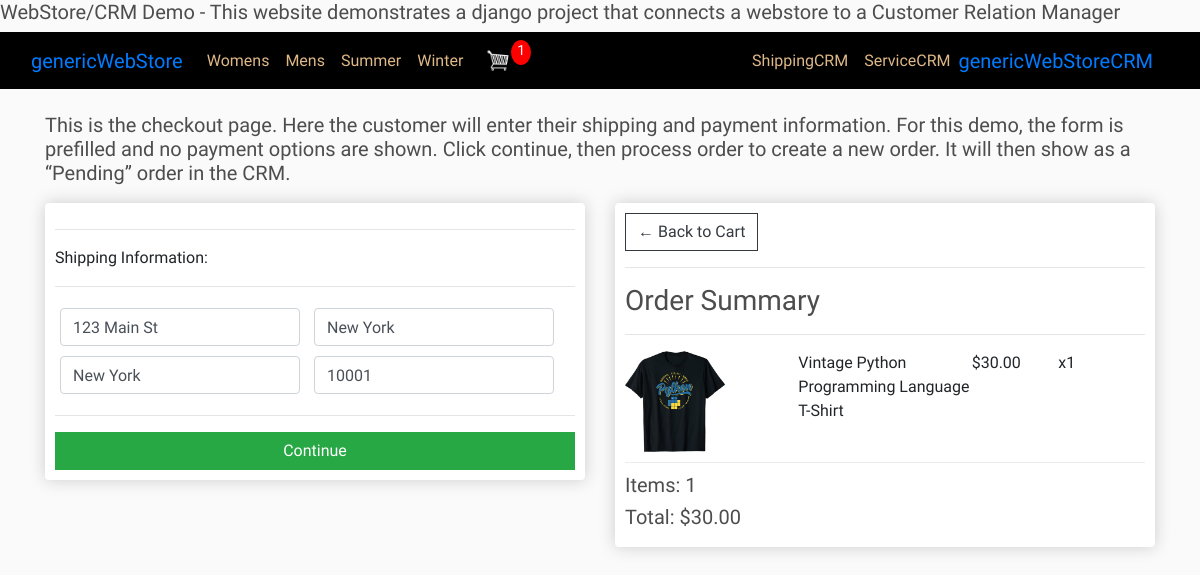
The app's page /checkout/ (signed in) with its own data.
### store/models.py (models this page shows, shortened)
class OrderItem(models.Model):
	product = models.ForeignKey(Product, on_delete=models.SET_NULL, null=True)
	order = models.ForeignKey(Order, on_delete=models.SET_NULL, null=True)
	quantity = models.IntegerField(default=0, null=True, blank=True)
	date_added = models.DateTimeField(auto_now_add=True)
	@property
	def get_total(self):
		total = self.product.price * self.quantity
		return total

class Product(models.Model):
	sCATEGORY = (
			('Summer', 'Summer'),
			('Winter', 'Winter'),
			)
	gCATEGORY = (
			('Womens', 'Womens'),
			('Mens', 'Mens'),
			)
	LOCATION = (
			('001','001'),
			('002','002'),
			('003','003'),
			('004','004'),
			('005','005'),
			('006','006'),
			('007','007'),
			)
	name = models.CharField(max_length=200)
	description = models.CharField(max_length=200, null=True, blank=True)
	genderCategory = models.CharField(max_length=200, null=True, choices=gCATEGORY)
	seasonCategory = models.CharField(max_length=200, null=True, choices=sCATEGORY)
	price = models.FloatField()
	slPrice = models.FloatField(null=True, blank=True)
	lwstPrice = models.FloatField(null=True, blank=True)
	cost = models.FloatField(null=True, blank=True)
	location = models.CharField(max_length=200, null=True, choices=LOCATION)
	mnfDscptn = models.TextField(null=True, blank=True)
	mnfBrCd = models.CharField(max_length=200, default=False)
	digital = models.BooleanField(default=False,null=True, blank=True)
	image = models.ImageField(null=True, blank=True)
	image2 = models.ImageField(null=True, blank=True)
	image3 = models.ImageField(null=True, blank=True)
	date_created = models.DateTimeField(auto_now_add=True, null=True)
	tags = models.ManyToManyField(Tag)
	newItem = models.BooleanField(default=False,null=True, blank=True)
	whatsHot = models.BooleanField(default=False,null=True, blank=True)
	promo = models.BooleanField(default=False,null=True, blank=True)
	@property
	def imageURL(self):
		try:
			url = self.image.url
		except:
			url = ''
		return url

class Order(models.Model):
	customer = models.ForeignKey(Customer, on_delete=models.SET_NULL, null=True, blank=True)
	date_ordered = models.DateTimeField(auto_now_add=True)
	complete = models.BooleanField(default=False)
	transaction_id = models.CharField(max_length=100, null=True)
	@property
	def shipping(self):
		shipping = False
		orderitems = self.orderitem_set.all()
		for i in orderitems:
			if i.product.digital == False:
				shipping = True
		return shipping
	@property
	def get_cart_total(self):
		orderitems = self.orderitem_set.all()
		total = sum([item.get_total for item in orderitems])
		return total
	@property
	def get_cart_items(self):
		orderitems = self.orderitem_set.all()
		total = sum([item.quantity for item in orderitems])
		return total

### store/views.py (the view)
# urls.py: path('checkout/', views.checkout, name="checkout"),
def checkout(request):
	data = cartData(request)
	cartItems = data['cartItems']
	order = data['order']
	items = data['items']
	context = {'items':items, 'order':order, 'cartItems':cartItems}
	return render(request, 'store/checkout.html', context)

### store/utils.py (called while the page is built)
def cartData(request):
	if request.user.is_authenticated:
		customer = request.user.customer
		order, created = Order.objects.get_or_create(customer=customer, complete=False)
		items = order.orderitem_set.all()
		cartItems = order.get_cart_items
	else:
		cookieData = cookieCart(request)
		cartItems = cookieData['cartItems']
		order = cookieData['order']
		items = cookieData['items']
	return {'cartItems':cartItems ,'order':order, 'items':items}

### store/templates/store/checkout.html (shortened to what this page needs)
{% extends 'store/main.html' %}
{% load static %}
{% block content %}
<h5>This is the checkout page.  Here the customer will enter their shipping and payment information.  For this demo, the form is prefilled and no payment options are shown.  Click continue, then process order to create a new order.  It will then show as a “Pending” order in the CRM.
</h5>
     <div class="row">
		<div class="col-lg-6">
			<div class="box-element" id="form-wrapper">
				<form id="form">
					<div id="shipping-info">
						<hr>
						<p>Shipping Information:</p>
						<hr>
						<div class="form-field">
							<input class="form-control" type="text" name="address" value="123 Main St">
						</div>
						<div class="form-field">
							<input class="form-control" type="text" name="city" value="New York">
						</div>
						<div class="form-field">
							<input class="form-control" type="text" name="state" value="New York">
						</div>
						<div class="form-field">
							<input class="form-control" type="text" name="zipcode" value="10001">
						</div>
					</div>
					<hr>
					<input id="form-button" class="btn btn-success btn-block" type="submit" value="Continue">
				</form>
			</div>
			<br>
		</div>
		<div class="col-lg-6">
			<div class="box-element">
				<a  class="btn btn-outline-dark" href="{% url 'cart' %}">&#x2190; Back to Cart</a>
				<hr>
				<h3>Order Summary</h3>
				<hr>
				{% for item in items %}
				<div class="cart-row">
					<div style="flex:2"><img class="row-image" src="{{item.product.imageURL}}"></div>
					<div style="flex:2"><p>{{item.product.name}}</p></div>
					<div style="flex:1"><p>${{item.product.price|floatformat:2}}</p></div>
					<div style="flex:1"><p>x{{item.quantity}}</p></div>
				</div>
				{% endfor %}
				<h5>Items:   {{order.get_cart_items}}</h5>
				<h5>Total:   ${{order.get_cart_total|floatformat:2}}</h5>
			</div>
		</div>
	</div>
{% endblock content %}

### static/css/main.css (style rules this page uses)
body { background-color: hsl(0, 0%, 98%); font-family: 'Tomorrow', sans-serif; }
h1,h2,h3,h4,h5,h6 { color:hsl(0, 0%, 30%); }
.box-element { box-shadow:hsl(0, 0%, 80%) 0 0 16px; background-color: #fff; border-radius: 4px; padding: 10px; }
.col-lg-4, .col-lg-6, .col-lg-8, .col-lg-12 { margin-top: 10px; }
.btn { border-radius: 0; }
.row-image { width: 100px; }
.form-field { width:250px; display: inline-block; padding: 5px; }
.cart-row { display: flex; align-items: flex-stretch; padding-bottom: 10px; margin-bottom: 10px; border-bottom: 1px solid #ececec; }

### records on screen
OrderItem: product.imageURL (picture), product.name "Vintage Python Programming Language T-Shirt", product.price "30.00", quantity "1"
Order: get_cart_items "1", get_cart_total "30.00"

### other values on screen
{{ cartItems }} "1"
